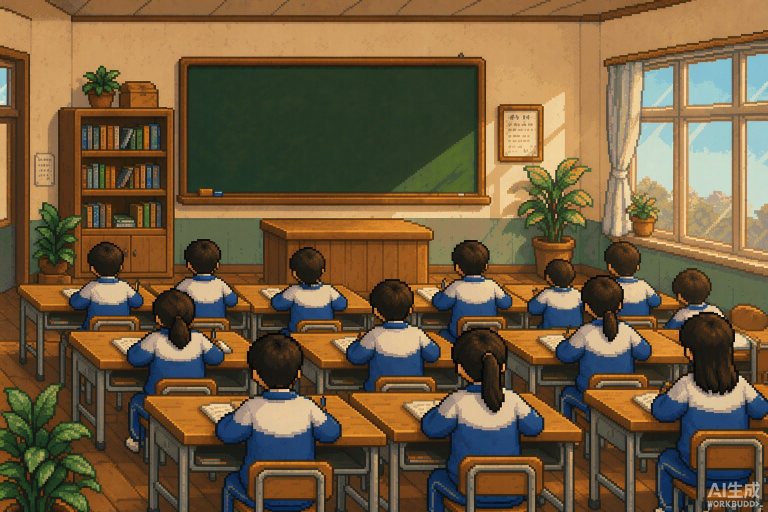
#> input picture temp_study_bg/仿照参考图片的像素美术风格_类似星露谷物语的16_bit像素_2026-10-31T08-39-42.png, 1536 x 1024 px (shown at 1/2 size); its folder holds only this picture in this run
$ python process_bg.py
#> lines starting #> are read from the running program, lines starting #| are printed output that depends on the picture
import glob, os
from PIL import Image

base = r"C:\Users\Z\WorkBuddy\2026-10-23-22-47-56\qinghe_repo"
src = sorted(glob.glob(os.path.join(base, "temp_study_bg", "*.png")))[0]
dst = os.path.join(base, "frontend", "assets", "study-minigame-bg.png")

im = Image.open(src).convert("RGB")
#> im is the input picture: PIL image 1536x1024 RGB; mean R, G, B 112.7, 91.9, 62.1
print("orig size:", im.size)
#| orig size: (1536, 1024)
im = im.resize((768, 512), Image.LANCZOS)
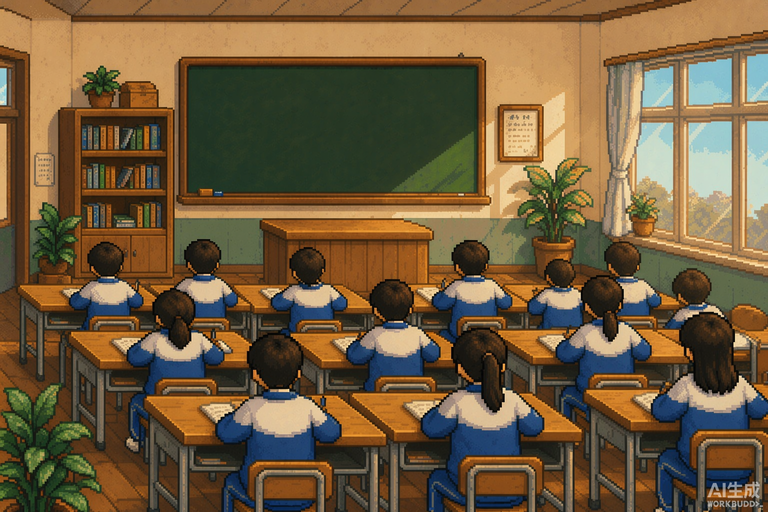
#> im: PIL image 768x512 RGB; mean R, G, B 112.8, 91.9, 62.1
im = im.quantize(colors=128, method=Image.MEDIANCUT)
#> im: PIL image 768x512 P
im.save(dst, optimize=True)
print("saved:", dst, os.path.getsize(dst), "bytes")
